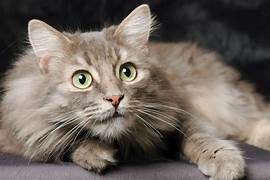
#> input picture Newfolder/Cat.jpeg, 270 x 180 px
$ python transformation.py
#> lines starting #> are read from the running program, lines starting #| are printed output that depends on the picture
import cv2 as cv
import numpy as np
img=cv.imread('Newfolder/Cat.jpeg')
#> img is the input picture: shape (180, 270, 3); mean B, G, R 94.9, 102.9, 112.5
cv.imshow("cat",img)
def translate(img, x, y):
#> called with x = -100, y = 100
    transMat = np.float32([[1,0,x],[0,1,y]])
    dimensions = (img.shape[1], img.shape[0])
#> dimensions = (270, 180)
    return cv.warpAffine(img, transMat, dimensions)
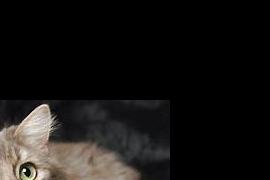
#> returned value: shape (180, 270, 3); mean of channels 0, 1, 2 20.1, 21.7, 23.5; drawn as B, G, R
translated = translate(img, -100, 100)
cv.imshow('Translated', translated)

def rotate(img, angle, rotPoint=None):
#> called with angle = -45
    (height,width) = img.shape[:2]
#> height = 180; width = 270

    if rotPoint is None:
        rotPoint = (width//2,height//2)
#> rotPoint = (135, 90)

    rotMat = cv.getRotationMatrix2D(rotPoint, angle, 1.0)
    dimensions = (width,height)
#> dimensions = (270, 180)

    return cv.warpAffine(img, rotMat, dimensions)
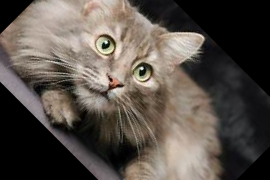
#> returned value: shape (180, 270, 3); mean of channels 0, 1, 2 74.2, 81.1, 89; drawn as B, G, R

rotated = rotate(img, -45)
cv.imshow('Rotated', rotated)

cv.waitKey(0)
cv.destroyAllWindows()

$ run again, with Newfolder/hello.jpg copied over Newfolder/Cat.jpeg
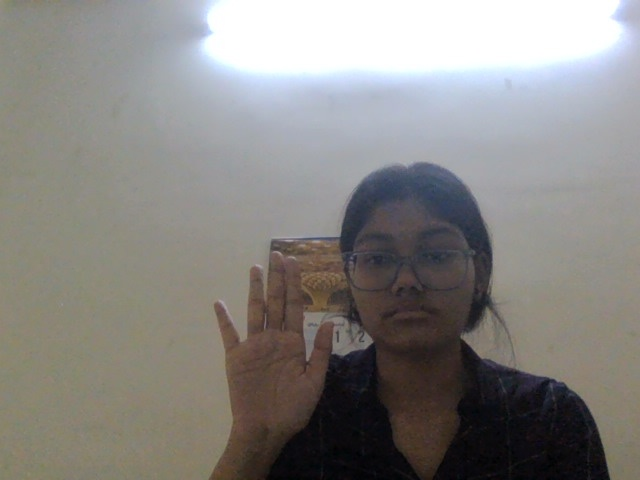
#> input picture Newfolder/hello.jpg, 640 x 480 px
#> img is the input picture: shape (480, 640, 3); mean B, G, R 130.8, 133.8, 135.9
#> in translate, `return cv.warpAffine(img, transMat, dimensions)`:
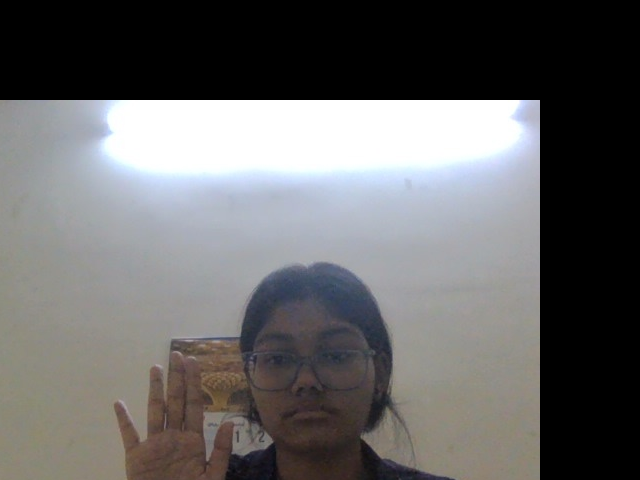
#> returned value: shape (480, 640, 3); mean of channels 0, 1, 2 102.3, 102.1, 102.7; drawn as B, G, R
#> in rotate, `return cv.warpAffine(img, rotMat, dimensions)`:
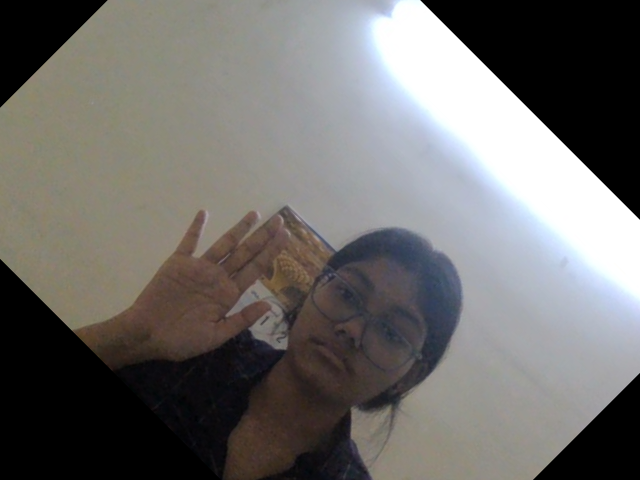
#> returned value: shape (480, 640, 3); mean of channels 0, 1, 2 107.8, 109.8, 111.7; drawn as B, G, R
